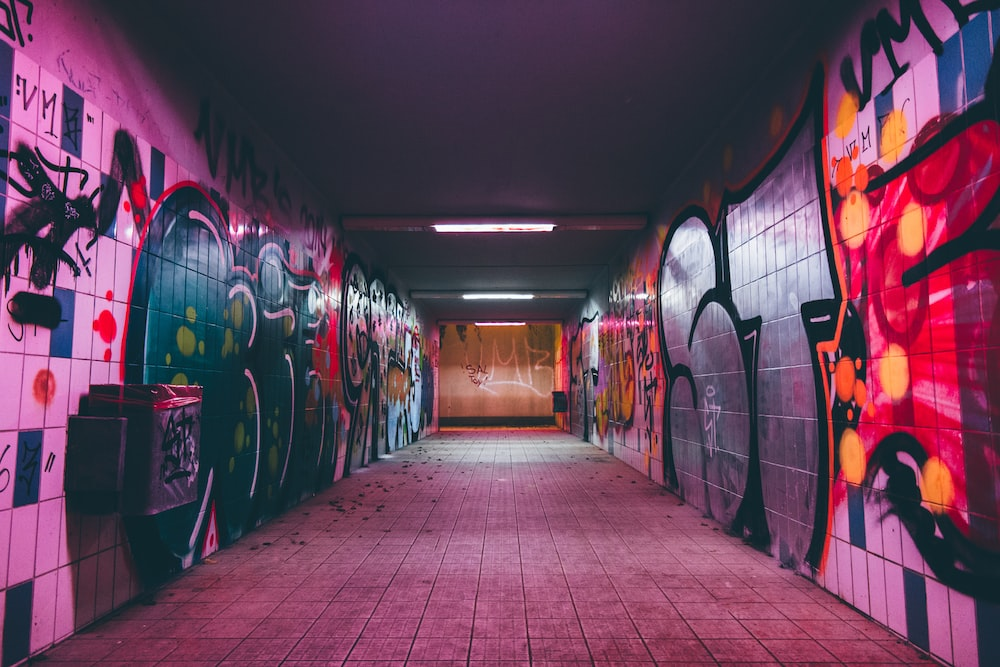
#> input picture InonuUniversitesiGoruntuIslemeLabProjeleri/GI_Odev1/images.jpg, 1000 x 667 px
$ python histogram.py
#> lines starting #> are read from the running program, lines starting #| are printed output that depends on the picture
import cv2
import numpy as np
import matplotlib.pyplot as plt


resim = cv2.imread("images.jpg",0)
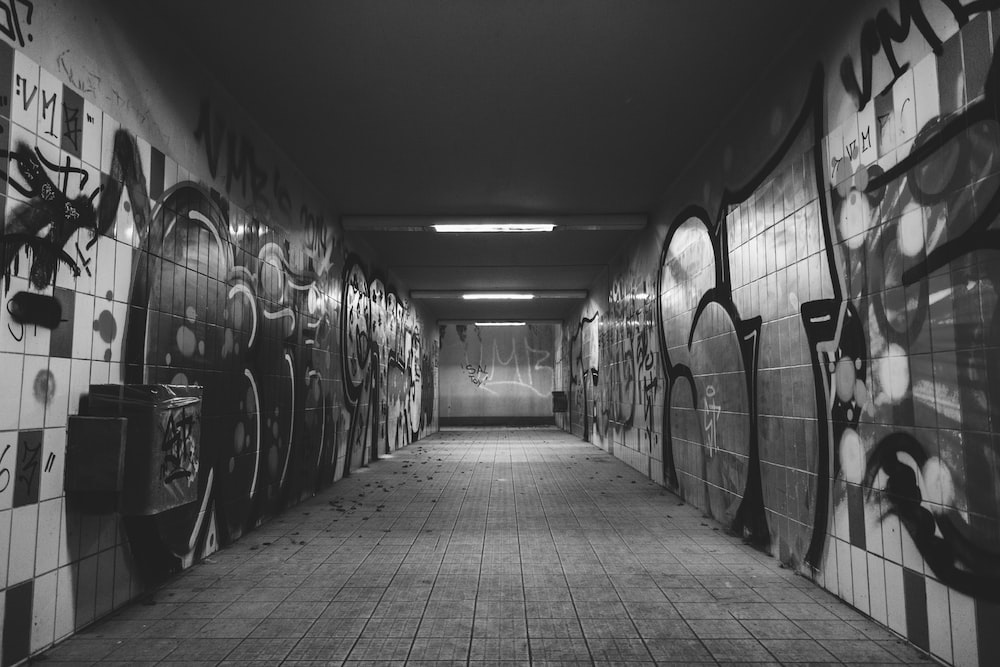
#> resim: shape (667, 1000); min 0, max 255, mean 80.8
cv2.imshow("resim",resim)
cv2.waitKey()
def histogram_hesapla(goruntu):
    w, h = goruntu.shape
    histogram = np.zeros(256)

    for u in range(w):
        for v in range(h):
            piksel_degeri = goruntu[u, v]
            histogram[piksel_degeri] += 1

    return histogram

def kumulatif_histogram_hesapla(goruntu):
    w, h = goruntu.shape
#> w = 667; h = 1000
    histogram = np.zeros(256)
    kumulatif_histogram = np.zeros(256)

    for u in range(w):
        for v in range(h):
            piksel_degeri = goruntu[u, v]
            histogram[piksel_degeri] += 1
#> after the loop, histogram = 256 values, max 14155 at index 38, min 26 at index 1, mean 2605.5

    kumulatif_sum = 0
    for i in range(256):
        kumulatif_sum += histogram[i]
        kumulatif_histogram[i] = kumulatif_sum
#> this loop made 256 passes
#> kumulatif_sum on passes 1 to 3: 119, 145, 172
#> after the loop, kumulatif_histogram = 256 values from 119 to 667000; kumulatif_sum = 667000

    normal_histogram = histogram_hesapla(goruntu)
#> normal_histogram has the same summary as histogram

    return kumulatif_histogram, normal_histogram


kumulatif_histogram, normal_histogram = kumulatif_histogram_hesapla(resim)
#> kumulatif_histogram = 256 values from 119 to 667000; normal_histogram has the same summary as histogram in kumulatif_histogram_hesapla


plt.plot(range(256), kumulatif_histogram)
plt.title("Kümülatif histogram")
plt.show()
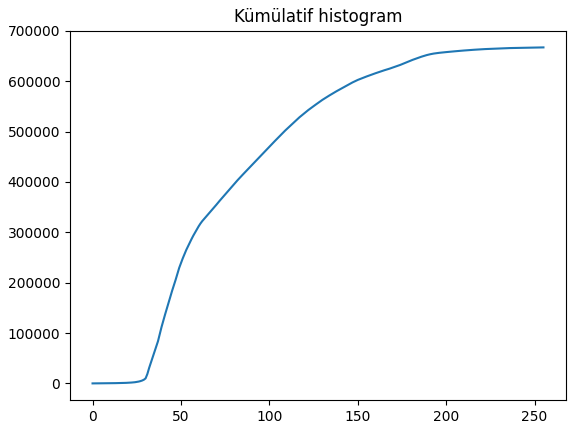
#> figure drawn by matplotlib, 1 panel; curve peaks at x = 255, y = 667000

plt.bar(range(256), normal_histogram)
plt.title("Normal histogram")
plt.show()
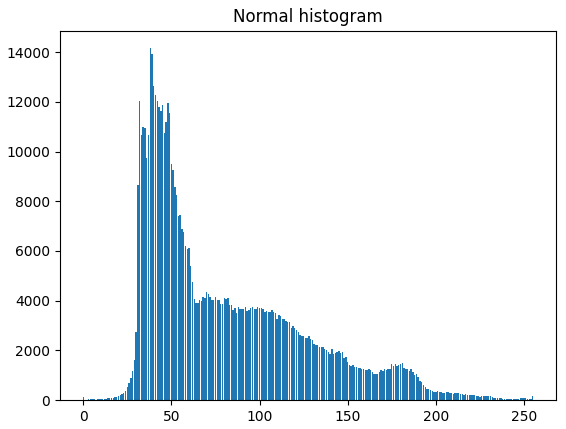
#> figure drawn by matplotlib, 1 panel; tallest bar 14155 high, from x = 37.6 to 38.4
